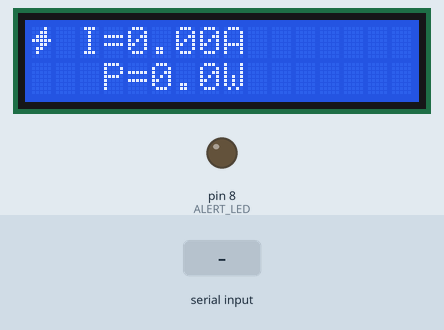
This sketch was run on a simulated Arduino Uno, built with avr-gcc and run on an emulated ATmega328P. On the bench: 16×2 character LCD, output pins drawn as LEDs (lit = HIGH). The inputs (shaded band) are chosen by the test bench. What the sketch prints to the serial monitor is not drawn.

Above: at 3.4 s.
3.5 s: "90,45\n" received over Serial
At 4.4 s:
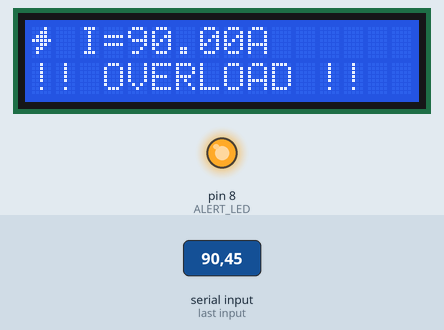
5.0 s: "30,150\n" received over Serial
At 6.3 s:
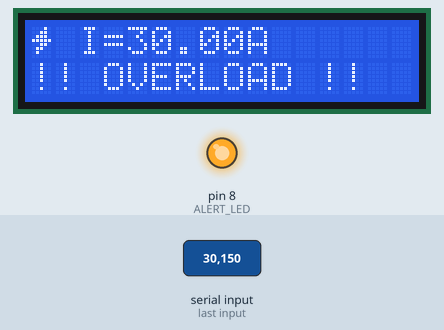
Timing chart, 0 to 8.0 s (numbered marks = the images above; inputs shaded):
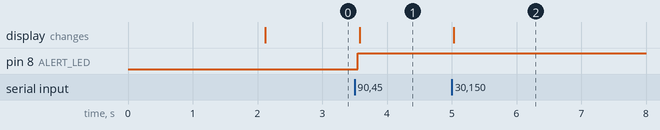

Measured:
- after the input at 3.5 s, pin 8 (ALERT_LED): LOW → HIGH at once; the display: changes after 0.08 s (image 1)
- after the input at 5.0 s, the display: changes at once (image 2)

The sketch:

energy_meter.ino
```cpp
/*
 * Project 06: Smart Home Energy Meter
 * Platform: Arduino Uno + ACS712 (simulated) + LCD I2C
 * Simulated on: Wokwi.com
 * Author: Poornima M R
 * Internship: GlowLogics Solutions Pvt. Ltd.
 *
 * HOW TO USE:
 * Open Serial Monitor → type a current value (e.g. 2.5) → press Enter
 */

#include <Wire.h>
#include <LiquidCrystal_I2C.h>

#define ALERT_LED 8

const float MAINS_VOLTAGE = 220.0;
const float POWER_LIMIT   = 500.0;

LiquidCrystal_I2C lcd(0x27, 16, 2);

byte charBolt[8] = {
  0b00010, 0b00110, 0b01110,
  0b11111, 0b00110, 0b01100,
  0b01000, 0b00000
};

float currentValue = 0.0;

void displayReadings(float current, float power) {
  lcd.clear();
  lcd.setCursor(0, 0);
  lcd.write(0);
  lcd.print(" I=");
  lcd.print(current, 2);
  lcd.print("A");
  lcd.setCursor(0, 1);
  if (power > POWER_LIMIT) {
    lcd.print("!! OVERLOAD !!  ");
  } else {
    lcd.print("   P=");
    lcd.print(power, 1);
    lcd.print("W");
  }
}

void logToSerial(float current, float power) {
  Serial.print("Current: ");
  Serial.print(current, 2);
  Serial.print(" A  |  Power: ");
  Serial.print(power, 1);
  Serial.print(" W  |  Status: ");
  if (power > POWER_LIMIT) {
    Serial.println("!! HIGH POWER ALERT !!");
    digitalWrite(ALERT_LED, HIGH);
  } else {
    Serial.println("Normal");
    digitalWrite(ALERT_LED, LOW);
  }
  Serial.println("Type next value and press Enter:");
}

void setup() {
  Serial.begin(9600);
  pinMode(ALERT_LED, OUTPUT);
  digitalWrite(ALERT_LED, LOW);

  lcd.init();
  lcd.backlight();
  lcd.createChar(0, charBolt);

  lcd.setCursor(0, 0);
  lcd.print("  Energy Meter  ");
  lcd.setCursor(0, 1);
  lcd.print(" Initializing...");
  delay(2000);
  lcd.clear();

  lcd.setCursor(0, 0);
  lcd.write(0);
  lcd.print(" I=0.00A");
  lcd.setCursor(0, 1);
  lcd.print("   P=0.0W");

  Serial.println("=============================");
  Serial.println("  Smart Home Energy Meter");
  Serial.println("  GlowLogics Internship");
  Serial.println("  Author: Poornima M R");
  Serial.println("=============================");
  Serial.println("Type a current value (e.g. 1.5) and press Enter:");
}

void loop() {
  if (Serial.available() > 0) {
    String input = Serial.readStringUntil('\n'); // Read full line
    input.trim(); // Remove spaces and newline

    // Only process if input is not empty
    if (input.length() > 0) {
      float value = input.toFloat();

      // Only update if valid positive number
      if (value > 0) {
        currentValue = value;
        float power = currentValue * MAINS_VOLTAGE;
        displayReadings(currentValue, power);
        logToSerial(currentValue, power);
      } else {
        Serial.println("Please type a valid number like 1.5 or 10");
        Serial.println("Type next value and press Enter:");
      }
    }
  }
}
```
